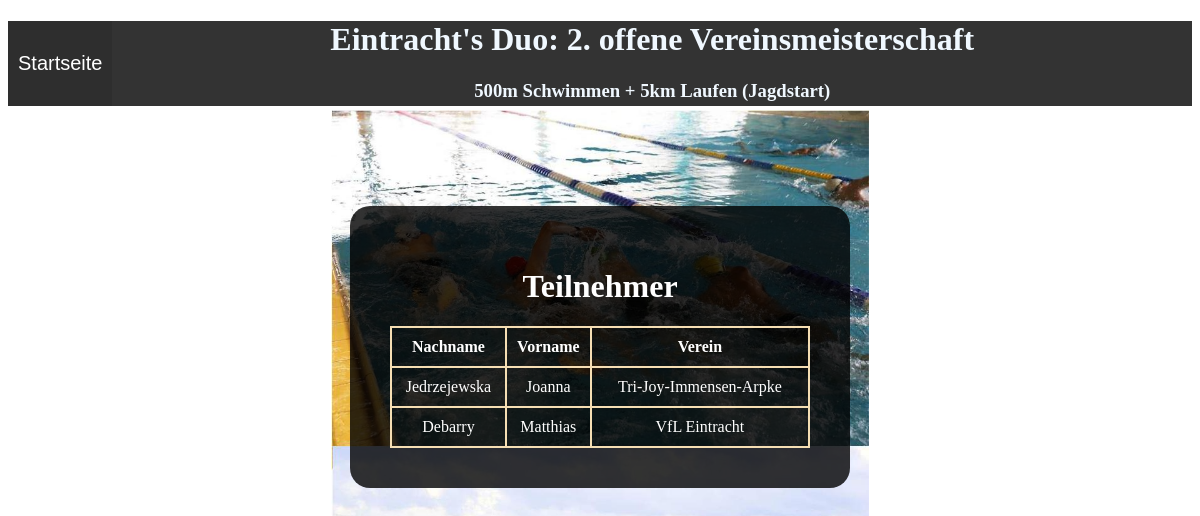
Page /dashboard on the earlier database version.
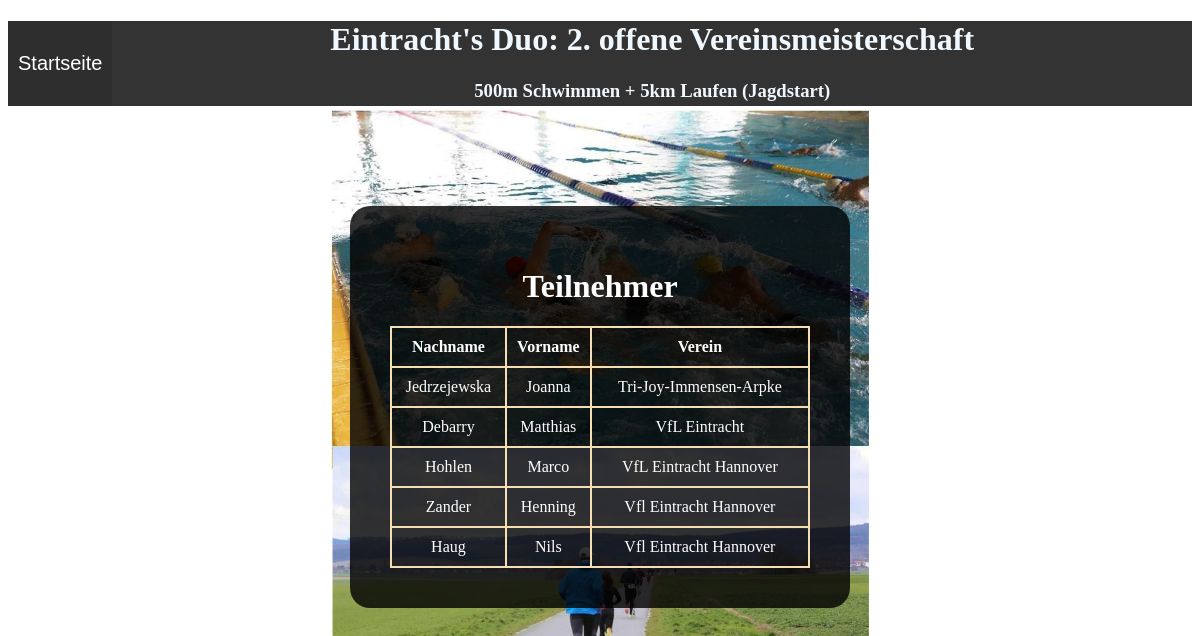
Same page on the later database version.
### app.py (models this page shows)
class Contestant(db.Model):
    id = db.Column(db.Integer, primary_key=True)
    gender = db.Column(db.String(10))
    first_name = db.Column(db.String(20))
    last_name = db.Column(db.String(80))
    email = db.Column(db.String(80), unique=True)
    year_of_birth = db.Column(db.Integer)
    telephone = db.Column(db.String(25))
    club = db.Column(db.String(50))
    contest = db.Column(db.String(25))
    confirmation = db.Column(db.String())
    time = db.Column(db.DateTime(), default=datetime.datetime.now())
    active = db.Column(db.Boolean(), default=False)
    ip = db.Column(db.String(16))

### app.py (the view)
@app.route('/dashboard', methods=['GET', 'POST'])
def list_all():
    query = db.session.query_property()
    contestants = Contestant.query.filter_by(active=True).all()
    return render_template("dashboard.html", contestants=contestants)

### templates/dashboard.html (shortened to what this page needs)
<!doctype html>
<html>
<head>
    <link rel="stylesheet" type="text/css" href="../static/css/main.css">
</head>
<body>
    <div class="headliner">
        <button class="home-btn" onclick="window.location.href = '/';">Startseite</button>
        <h1>Eintracht's Duo: 2. offene Vereinsmeisterschaft</h1>
	<h3>500m Schwimmen + 5km Laufen (Jagdstart)</h3>
    </div>
    <div class="table-wrap">
        <table>
            <caption><h1>Teilnehmer</h1></caption>
            <tr>
                <th>Nachname</th>
                <th>Vorname</th>
                <th>Verein</th>
            </tr>
            {% for row in contestants %}
            <tr>
                <td>{{row.last_name}}</td>
                <td>{{row.first_name}}</td>
                <td>{{row.club}}</td>
            </tr>
            {% endfor %}
          </table>
    </div>
</body>
</html>

### static/css/main.css (style rules this page uses)
body { background-image: url("background.png"); background-size: cover; background-repeat: no-repeat; background-position: center 110px; }
.headliner { height: 85px; background-color: rgba(0,0,0,0.8); margin: 0; text-align: center; font-size: 16px; color: aliceblue; }
.home-btn { float: left; font-size: 20px; padding: 10px; height: 100%; background-color: rgba(0,0,0,0.10); color: #FFF; border: none; }
.table-wrap { max-width: 500px; border-radius: 20px; margin: auto; background-color: rgba(0,0,0,0.8); box-sizing: border-box; padding: 40px; color: #FFF; margin-top: 100px; }
table { width: 100%; }
th { text-align: left; }
table, th, td { border: 2px solid wheat; border-collapse: collapse; text-align: center; }
th, td { padding: 10px 0px; }

Differences in the rows shown:
added Contestant: last_name "Hohlen", first_name "Marco", club "VfL Eintracht Hannover"
added Contestant: last_name "Zander", first_name "Henning", club "Vfl Eintracht Hannover"
added Contestant: last_name "Haug", first_name "Nils", club "Vfl Eintracht Hannover"
